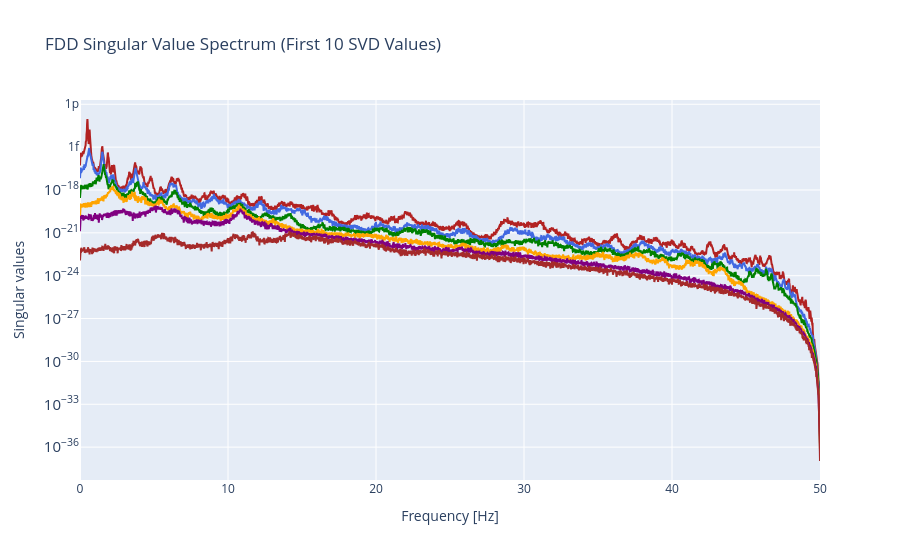

Source (notebook cell):
### Markdown cell above
## **Applying Frequency Domain Decomposition on 2 sensors**

### Code cell
dt = 0.01
T = 1000
t = np.arange(0, T, dt)
n_steps = len(t)

# Matrices must already exist:
M = M_global_reduced
C = C_global_reduced
K = K_global_reduced
n_dof = M.shape[0]


np.random.seed(1)
f_white = np.random.randn(n_steps, n_dof)


def newmark_beta(M, C, K, f, dt, beta=1/4, gamma=1/2):

    n_steps, n_dof = f.shape
    u = np.zeros((n_steps, n_dof))
    v = np.zeros((n_steps, n_dof))
    a = np.zeros((n_steps, n_dof))

    # initial acceleration
    a[0] = np.linalg.solve(M, f[0] - C @ v[0] - K @ u[0])

    # effective stiffness
    K_eff = K + gamma/(beta*dt)*C + M/(beta*dt**2)
    K_eff_inv = np.linalg.inv(K_eff)

    for i in range(1, n_steps):

        rhs = (
            f[i]
            + M @ (u[i-1]/(beta*dt**2) + v[i-1]/(beta*dt) + (1/(2*beta)-1)*a[i-1])
            + C @ (gamma/(beta*dt)*u[i-1] + (gamma/beta-1)*v[i-1] + dt*(gamma/(2*beta)-1)*a[i-1])
        )

        u[i] = K_eff_inv @ rhs
        v[i] = gamma/(beta*dt)*(u[i] - u[i-1]) + (1 - gamma/beta)*v[i-1] + dt*(1 - gamma/(2*beta))*a[i-1]
        a[i] = (u[i] - u[i-1])/(beta*dt**2) - v[i-1]/(beta*dt) - (1/(2*beta)-1)*a[i-1]

    return u, v, a


u, v, acc = newmark_beta(M, C, K, f_white, dt)



node_numbers = [1, 38]
selected_dofs = [node*6-3 + i for node in node_numbers for i in range(3)] 
Y = u[:, selected_dofs]  
m = Y.shape[1]           


fs = 1/dt
nperseg = 8192

# Frequency vector
f, _ = welch(Y[:, 0], fs=fs, nperseg=nperseg)
n_freqs = len(f)

# PSD matrix S(f) → shape: [freq, m, m]
S = np.zeros((n_freqs, m, m), dtype=complex)

for i in range(m):
    for j in range(m):
        _, Pij = csd(Y[:, i], Y[:, j], fs=fs, nperseg=nperseg)
        S[:, i, j] = Pij

U_svd = np.zeros((n_freqs, m, m), dtype=complex)
Svals = np.zeros((n_freqs, m))

for k in range(n_freqs):
    U_k, s_k, _ = np.linalg.svd(S[k])
    U_svd[k] = U_k
    Svals[k] = s_k


num_modes_to_plot = min(10, m)

colors = [
    "firebrick", "royalblue", "green", "orange", "purple",
    "brown", "pink", "grey", "yellow", "black"
]

fig = go.Figure()

for i in range(num_modes_to_plot):
    fig.add_trace(go.Scatter(
        x=f,
        y=Svals[:, i],
        name=f"Singular value {i+1}",
        line=dict(color=colors[i], width=2)
    ))

fig.update_yaxes(type="log")

fig.update_layout(
    xaxis=dict(title="Frequency [Hz]"),
    yaxis=dict(title="Singular values"),
    showlegend=False,
    title="FDD Singular Value Spectrum (First 10 SVD Values)"
)

fig.show()

k_peak = np.argmax(Svals[:, 0])
mode_shape = U_svd[k_peak, :, 0]

print("Peak frequency =", f[k_peak], "Hz")
print("\nMode shape (normalized):")
print(mode_shape / np.max(np.abs(mode_shape)))

### Figure 1 — Plotly figure (JSON) as saved in the notebook; plotly's stock layout.template omitted (floating-point values rounded to 4 significant figures; data arrays with more than 128 entries replaced by an {"elided": "..."} marker saying what was removed)
{"data": [{"line": {"color": "firebrick", "width": 2}, "name": "Singular value 1", "type": "scatter", "x": {"elided": "4097 float values"}, "y": {"elided": "4097 float values"}}, {"line": {"color": "royalblue", "width": 2}, "name": "Singular value 2", "type": "scatter", "x": {"elided": "4097 float values"}, "y": {"elided": "4097 float values"}}, {"line": {"color": "green", "width": 2}, "name": "Singular value 3", "type": "scatter", "x": {"elided": "4097 float values"}, "y": {"elided": "4097 float values"}}, {"line": {"color": "orange", "width": 2}, "name": "Singular value 4", "type": "scatter", "x": {"elided": "4097 float values"}, "y": {"elided": "4097 float values"}}, {"line": {"color": "purple", "width": 2}, "name": "Singular value 5", "type": "scatter", "x": {"elided": "4097 float values"}, "y": {"elided": "4097 float values"}}, {"line": {"color": "brown", "width": 2}, "name": "Singular value 6", "type": "scatter", "x": {"elided": "4097 float values"}, "y": {"elided": "4097 float values"}}], "layout": {"showlegend": false, "title": {"text": "FDD Singular Value Spectrum (First 10 SVD Values)"}, "xaxis": {"title": {"text": "Frequency [Hz]"}}, "yaxis": {"title": {"text": "Singular values"}, "type": "log"}}}
